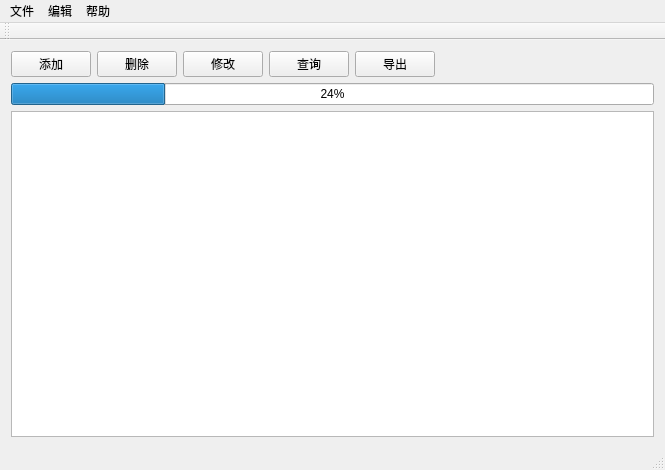
<?xml version="1.0" encoding="UTF-8"?>
<ui version="4.0">
 <class>MainWindow</class>
 <widget class="QMainWindow" name="MainWindow">
  <property name="geometry">
   <rect>
    <x>0</x>
    <y>0</y>
    <width>665</width>
    <height>470</height>
   </rect>
  </property>
  <property name="minimumSize">
   <size>
    <width>665</width>
    <height>470</height>
   </size>
  </property>
  <property name="windowTitle">
   <string>水果管理系统</string>
  </property>
  <property name="windowIcon">
   <iconset resource="fruit.qrc">
    <normaloff>:/new/prefix1/fruit.png</normaloff>:/new/prefix1/fruit.png</iconset>
  </property>
  <widget class="QWidget" name="centralWidget">
   <layout class="QVBoxLayout" name="verticalLayout">
    <item>
     <layout class="QHBoxLayout" name="horizontalLayout">
      <item>
       <widget class="QPushButton" name="btn_insert">
        <property name="text">
         <string>添加</string>
        </property>
       </widget>
      </item>
      <item>
       <widget class="QPushButton" name="btn_delete">
        <property name="text">
         <string>删除</string>
        </property>
       </widget>
      </item>
      <item>
       <widget class="QPushButton" name="btn_alter">
        <property name="text">
         <string>修改</string>
        </property>
       </widget>
      </item>
      <item>
       <widget class="QPushButton" name="btn_query">
        <property name="text">
         <string>查询</string>
        </property>
       </widget>
      </item>
      <item>
       <widget class="QPushButton" name="btn_out">
        <property name="text">
         <string>导出</string>
        </property>
       </widget>
      </item>
      <item>
       <spacer name="horizontalSpacer">
        <property name="orientation">
         <enum>Qt::Horizontal</enum>
        </property>
        <property name="sizeType">
         <enum>QSizePolicy::MinimumExpanding</enum>
        </property>
        <property name="sizeHint" stdset="0">
         <size>
          <width>40</width>
          <height>20</height>
         </size>
        </property>
       </spacer>
      </item>
      <item>
       <widget class="QLabel" name="lb_time">
        <property name="text">
         <string/>
        </property>
       </widget>
      </item>
     </layout>
    </item>
    <item>
     <widget class="QProgressBar" name="progressBar">
      <property name="value">
       <number>24</number>
      </property>
     </widget>
    </item>
    <item>
     <widget class="QTableView" name="tableView"/>
    </item>
   </layout>
  </widget>
  <widget class="QMenuBar" name="menuBar">
   <property name="geometry">
    <rect>
     <x>0</x>
     <y>0</y>
     <width>665</width>
     <height>23</height>
    </rect>
   </property>
   <widget class="QMenu" name="menu">
    <property name="title">
     <string>文件</string>
    </property>
    <addaction name="actionOpen"/>
    <addaction name="actionSave"/>
    <addaction name="actionSave_as"/>
   </widget>
   <widget class="QMenu" name="menu_2">
    <property name="title">
     <string>编辑</string>
    </property>
   </widget>
   <widget class="QMenu" name="menu_3">
    <property name="title">
     <string>帮助</string>
    </property>
    <addaction name="actionAbout"/>
    <addaction name="actionHelp"/>
   </widget>
   <addaction name="menu"/>
   <addaction name="menu_2"/>
   <addaction name="menu_3"/>
  </widget>
  <widget class="QToolBar" name="mainToolBar">
   <attribute name="toolBarArea">
    <enum>TopToolBarArea</enum>
   </attribute>
   <attribute name="toolBarBreak">
    <bool>false</bool>
   </attribute>
  </widget>
  <widget class="QStatusBar" name="statusBar"/>
  <action name="actionOpen">
   <property name="text">
    <string>Open</string>
   </property>
  </action>
  <action name="actionSave">
   <property name="text">
    <string>Save</string>
   </property>
  </action>
  <action name="actionSave_as">
   <property name="text">
    <string>Save as</string>
   </property>
  </action>
  <action name="actionAbout">
   <property name="text">
    <string>About</string>
   </property>
  </action>
  <action name="actionHelp">
   <property name="text">
    <string>Help</string>
   </property>
  </action>
 </widget>
 <layoutdefault spacing="6" margin="11"/>
 <resources>
  <include location="fruit.qrc"/>
 </resources>
 <connections/>
</ui>
